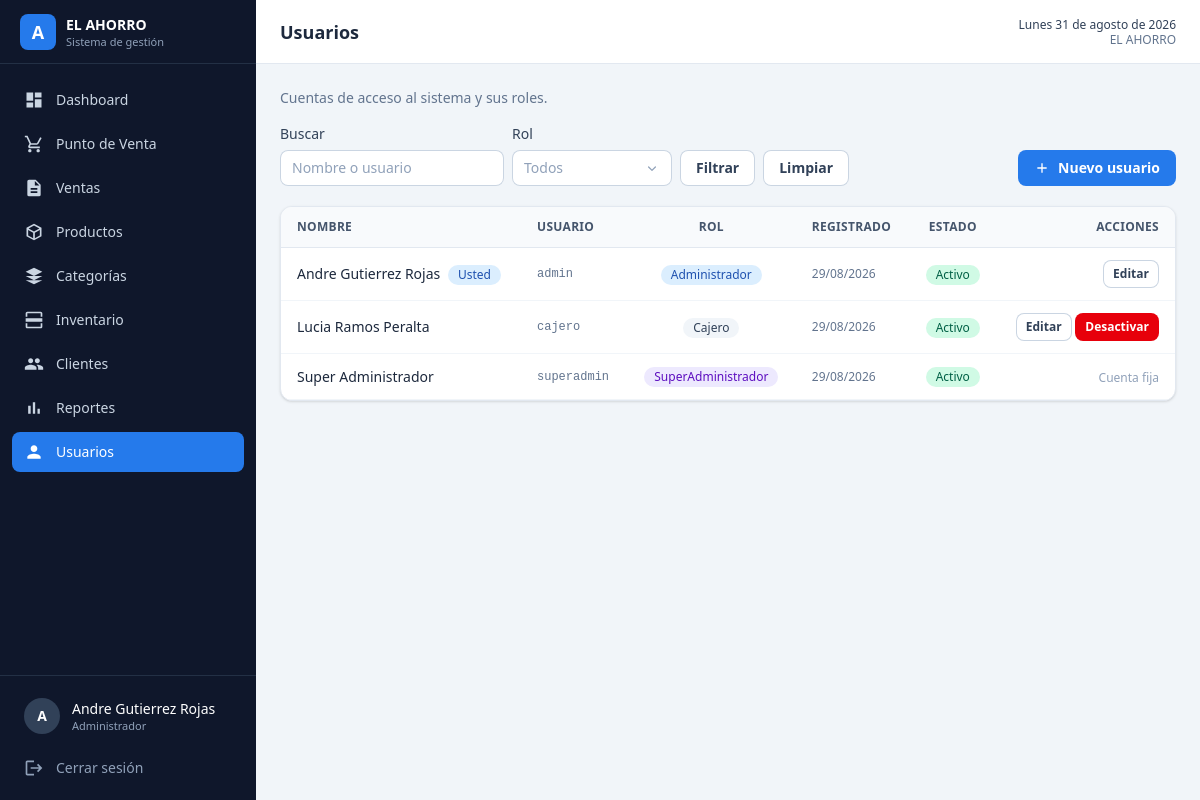
/pages/usuarios.php (signed in), run on the app's committed database.
### tables this page shows
CREATE TABLE usuarios (
    id_usuario         INT AUTO_INCREMENT PRIMARY KEY,
    nombre             VARCHAR(100)  NOT NULL,
    usuario            VARCHAR(50)   NOT NULL,
    password           VARCHAR(255)  NOT NULL,
    email              VARCHAR(100)  NULL,
    rol                ENUM('SuperAdministrador','Administrador','Cajero') NOT NULL DEFAULT 'Cajero',
    estado             TINYINT(1)    NOT NULL DEFAULT 1,
    reset_token_hash   VARCHAR(255)  NULL,
    reset_token_expira DATETIME      NULL,
    created_at         TIMESTAMP     NOT NULL DEFAULT CURRENT_TIMESTAMP,
    updated_at         TIMESTAMP     NULL DEFAULT NULL ON UPDATE CURRENT_TIMESTAMP,
    CONSTRAINT uq_usuarios_usuario UNIQUE (usuario)
);

### config.php (called while the page is built, shortened)
<?php
function e($valor)
{
    return htmlspecialchars((string) $valor, ENT_QUOTES, 'UTF-8');
}
function asset_url($rutaRelativa)
{
    $rutaAbsoluta = ROOT_PATH . '/' . ltrim($rutaRelativa, '/');
    $version      = file_exists($rutaAbsoluta) ? filemtime($rutaAbsoluta) : time();
    return BASE_URL . $rutaRelativa . '?v=' . $version;
}
function strftime_es($timestamp = null)
{
    $timestamp = $timestamp ?? time();
    $dias = [
        'Sunday' => 'domingo', 'Monday' => 'lunes', 'Tuesday' => 'martes',
        'Wednesday' => 'miércoles', 'Thursday' => 'jueves',
        'Friday' => 'viernes', 'Saturday' => 'sábado',
    ];
    $meses = [
        1 => 'enero', 2 => 'febrero', 3 => 'marzo', 4 => 'abril',
        5 => 'mayo', 6 => 'junio', 7 => 'julio', 8 => 'agosto',
        9 => 'setiembre', 10 => 'octubre', 11 => 'noviembre', 12 => 'diciembre',
    ];
    $dia = $dias[date('l', $timestamp)];
    $mes = $meses[(int) date('n', $timestamp)];
    return $dia . ' ' . date('j', $timestamp) . ' de ' . $mes . ' de ' . date('Y', $timestamp);
}
function fecha_corta($valor)
{
    return date('d/m/Y', strtotime($valor));
}

### database/Conexion.php (called while the page is built)
<?php
class Conexion
{
    private static $instancia = null;
    public static function conectar()
    {
        if (self::$instancia !== null) {
            return self::$instancia;
        }
        try {
            $host = $_ENV['DB_HOST'] ?? (getenv('DB_HOST') ?: 'localhost');
            $db   = $_ENV['DB_NAME'] ?? (getenv('DB_NAME') ?: 'minimarket');
            $user = $_ENV['DB_USER'] ?? (getenv('DB_USER') ?: 'root');
            $pass = $_ENV['DB_PASS'] ?? (getenv('DB_PASS') ?: '');
            $conexion = new PDO(
                'mysql:host=' . $host . ';dbname=' . $db . ';charset=utf8mb4',
                $user,
                $pass,
                [
                    PDO::ATTR_ERRMODE            => PDO::ERRMODE_EXCEPTION,
                    PDO::ATTR_DEFAULT_FETCH_MODE => PDO::FETCH_ASSOC,
                    PDO::ATTR_EMULATE_PREPARES   => false,
                ]
            );
            self::$instancia = $conexion;
            return $conexion;
        } catch (PDOException $e) {
            die('Error de conexión a la base de datos: ' . $e->getMessage());
        }
    }
}

### models/Configuracion.php (called while the page is built, shortened)
<?php
require_once __DIR__ . '/../database/Conexion.php';
class Configuracion
{
    private $conexion;
    public function __construct()
    {
        $this->conexion = Conexion::conectar();
    }
    public function todos()
    {
        $filas = $this->conexion->query("SELECT clave, valor FROM configuracion")->fetchAll();
        $valores = [];
        foreach ($filas as $fila) {
            $valores[$fila['clave']] = $fila['valor'];
        }
        return $valores;
    }
    public function obtener($clave, $porDefecto = '')
    {
        $valores = $this->todos();
        return $valores[$clave] ?? $porDefecto;
    }
}

### middleware/Auth.php (called while the page is built, shortened)
<?php
class Auth
{
    public static function id()
    {
        return $_SESSION['usuario']['id_usuario'] ?? null;
    }
    public static function rol()
    {
        return $_SESSION['usuario']['rol'] ?? null;
    }
    public static function nombre()
    {
        return $_SESSION['usuario']['nombre'] ?? '';
    }
    public static function esSuperAdministrador()
    {
        return self::rol() === 'SuperAdministrador';
    }
}

### controllers/UsuarioController.php (called while the page is built, shortened)
<?php
require_once __DIR__ . '/../models/Usuario.php';
class UsuarioController
{
    private $modelo;
    public function __construct()
    {
        $this->modelo = new Usuario();
    }
    public function listar($busqueda = '', $rol = '')
    {
        return $this->modelo->listar($busqueda, $rol);
    }
}

### models/Usuario.php (called while the page is built, shortened)
<?php
require_once __DIR__ . '/../database/Conexion.php';
class Usuario
{
    private $conexion;
    public function __construct()
    {
        $this->conexion = Conexion::conectar();
    }
    public function listar($busqueda = '', $rol = '')
    {
        $sql = "
            SELECT id_usuario, nombre, usuario, rol, estado, created_at
            FROM usuarios
            WHERE 1 = 1
        ";
        $parametros = [];
        $sql .= " ORDER BY nombre ASC";
        $stmt = $this->conexion->prepare($sql);
        $stmt->execute($parametros);
        return $stmt->fetchAll();
    }
}

### pages/usuarios.php (the view, shortened to what this page needs)
<?php
require_once __DIR__ . '/../config.php';
require_once __DIR__ . '/../middleware/Auth.php';
require_once __DIR__ . '/../controllers/UsuarioController.php';
$controlador = new UsuarioController();
$busqueda = trim($_GET['q'] ?? '');
$rol      = $_GET['rol'] ?? '';
$usuarios = $controlador->listar($busqueda, $rol);
$titulo = 'Usuarios';
$activo = 'usuarios';
require __DIR__ . '/../components/layout_inicio.php';
?>
<p class="mb-4 text-sm text-slate-500">Cuentas de acceso al sistema y sus roles.</p>
<div class="mb-5 flex flex-wrap items-end justify-between gap-3">
    <form method="GET" action="<?= BASE_URL ?>usuarios" class="flex flex-wrap items-end gap-2">
        <div>
            <label for="q" class="etiqueta">Buscar</label>
            <input type="search" id="q" name="q" value="<?= e($busqueda) ?>"
                class="campo w-56" placeholder="Nombre o usuario">
        </div>
        <div>
            <label for="rol" class="etiqueta">Rol</label>
        </div>
        <button type="submit" class="btn-secundario">Filtrar</button>
        <a href="<?= BASE_URL ?>usuarios" class="btn-secundario">Limpiar</a>
    </form>
    <button type="button" class="btn-primario" onclick="abrirModal()">
        <svg class="h-4 w-4" viewBox="0 0 24 24" fill="currentColor">
            <path d="M19 13h-6v6h-2v-6H5v-2h6V5h2v6h6v2z" />
        </svg>
        Nuevo usuario
    </button>
</div>
<div class="tarjeta overflow-hidden">
    <div class="overflow-x-auto">
        <table class="tabla">
            <thead>
                <tr>
                    <th>Nombre</th>
                    <th>Usuario</th>
                    <th class="text-center">Rol</th>
                    <th>Registrado</th>
                    <th class="text-center">Estado</th>
                    <th class="text-right">Acciones</th>
                </tr>
            </thead>
            <tbody>
                <?php foreach ($usuarios as $usuario): ?>
                    <tr>
                        <td class="font-medium text-slate-800">
                            <?= e($usuario['nombre']) ?>
                            <?php if ((int) $usuario['id_usuario'] === Auth::id()): ?>
                                <span class="badge-azul ml-1">Usted</span>
                            <?php endif; ?>
                        </td>
                        <td class="font-mono text-xs text-slate-500"><?= e($usuario['usuario']) ?></td>
                        <td class="text-center">
                            <?php
                            $claseRol = match ($usuario['rol']) {
                                'SuperAdministrador' => 'badge-morado',
                                'Administrador'       => 'badge-azul',
                                default               => 'badge-gris',
                            };
                            ?>
                            <span class="<?= $claseRol ?>">
                                <?= e($usuario['rol']) ?>
                            </span>
                        </td>
                        <td class="text-xs text-slate-500"><?= fecha_corta($usuario['created_at']) ?></td>
                        <td class="text-center">
                            <?php if ((int) $usuario['estado'] === 1): ?>
                                <span class="badge-verde">Activo</span>
                            <?php else: ?>
                                <span class="badge-gris">Inactivo</span>
                            <?php endif; ?>
                        </td>
                        <td class="text-right whitespace-nowrap">
                            <?php if ($usuario['rol'] === 'SuperAdministrador'): ?>
                                <span class="text-xs text-slate-400">Cuenta fija</span>
                            <?php elseif ($usuario['rol'] === 'Administrador' && !Auth::esSuperAdministrador() && (int) $usuario['id_usuario'] !== Auth::id()): ?>
                                <span class="text-xs text-slate-400">Solo el SuperAdministrador puede editarlo</span>
                            <?php else: ?>
                                <button type="button" class="btn-secundario btn-sm"
                                    onclick='editar(<?= json_encode($usuario, JSON_HEX_APOS | JSON_HEX_QUOT) ?>)'>
                                    Editar
                                </button>
                                <?php if ((int) $usuario['id_usuario'] !== Auth::id()): ?>
                                    <form method="POST" action="<?= BASE_URL ?>usuarios" class="inline">
                                        <button type="submit"
                                            class="<?= (int) $usuario['estado'] === 1 ? 'btn-peligro' : 'btn-exito' ?> btn-sm">
                                            <?= (int) $usuario['estado'] === 1 ? 'Desactivar' : 'Activar' ?>
                                        </button>
                                    </form>
                                <?php endif; ?>
                            <?php endif; ?>
                        </td>
                    </tr>
                <?php endforeach; ?>
            </tbody>
        </table>
    </div>
</div>
<?php require __DIR__ . '/../components/layout_fin.php'; ?>

### components/layout_inicio.php (shortened to what this page needs)
<?php
require_once __DIR__ . '/../models/Configuracion.php';
$titulo = $titulo ?? 'Minimarket';
$activo = $activo ?? '';
$__rolActual = Auth::rol();
$__nombreComercial = (new Configuracion())->obtener('nombre_comercial', 'EL AHORRO');
?>
<!DOCTYPE html>
<html lang="es">
<head>
    <link rel="stylesheet" href="<?= asset_url('assets/css/tailwind.css') ?>">
</head>
<body class="min-h-screen bg-slate-100 font-sans text-slate-800">
    <div class="flex min-h-screen">
        <aside id="sidebar"
            class="fixed inset-y-0 left-0 z-40 flex w-64 -translate-x-full flex-col bg-slate-900 transition-transform lg:translate-x-0 no-imprimir">
            <div class="flex h-16 items-center gap-2.5 border-b border-slate-700/60 px-5">
                <span class="flex h-9 w-9 items-center justify-center rounded-lg bg-marca-600 text-lg font-bold text-white">A</span>
                <div class="leading-tight">
                    <p class="text-sm font-semibold text-white"><?= e($__nombreComercial) ?></p>
                    <p class="text-[11px] text-slate-400">Sistema de gestión</p>
                </div>
            </div>
            <nav class="flex-1 space-y-1 overflow-y-auto px-3 py-4">
                <?php foreach (menu_items() as $item): ?>
                    <a href="<?= BASE_URL . $item['ruta'] ?>"
                        class="nav-item <?= $activo === $item['clave'] ? 'nav-item-activo' : '' ?>">
                        <svg class="h-5 w-5 shrink-0" viewBox="0 0 24 24" fill="currentColor" aria-hidden="true">
                            <?= $item['icono'] ?>
                        </svg>
                        <span><?= e($item['texto']) ?></span>
                    </a>
                <?php endforeach; ?>
            </nav>
            <div class="border-t border-slate-700/60 p-3">
                <div class="flex items-center gap-3 rounded-lg px-3 py-2.5">
                    <span class="flex h-9 w-9 shrink-0 items-center justify-center rounded-full bg-slate-700 text-sm font-semibold text-white">
                        <?= e(mb_strtoupper(mb_substr(Auth::nombre(), 0, 1))) ?>
                    </span>
                    <div class="min-w-0 leading-tight">
                        <p class="truncate text-sm font-medium text-white"><?= e(Auth::nombre()) ?></p>
                        <p class="text-[11px] text-slate-400"><?= e($__rolActual) ?></p>
                    </div>
                </div>
                <a href="<?= BASE_URL ?>logout"
                    class="nav-item mt-1 text-slate-400 hover:text-white">
                    <svg class="h-5 w-5 shrink-0" viewBox="0 0 24 24" fill="currentColor">
                        <path d="M17 7l-1.41 1.41L18.17 11H8v2h10.17l-2.58 2.59L17 17l5-5-5-5zM4 5h8V3H4c-1.1 0-2 .9-2 2v14c0 1.1.9 2 2 2h8v-2H4V5z" />
                    </svg>
                    <span>Cerrar sesión</span>
                </a>
            </div>
        </aside>
        <div class="flex min-w-0 flex-1 flex-col lg:ml-64">
            <header class="sticky top-0 z-20 flex h-16 items-center gap-4 border-b border-slate-200 bg-white px-4 sm:px-6 no-imprimir">
                <h1 class="min-w-0 flex-1 truncate text-lg font-semibold text-slate-800">
                    <?= e($titulo) ?>
                </h1>
                <div class="hidden text-right text-xs leading-tight text-slate-500 sm:block">
                    <p class="font-medium text-slate-700"><?= e(ucfirst(strftime_es())) ?></p>
                    <p><?= e($__nombreComercial) ?></p>
                </div>
            </header>
            <main class="flex-1 p-4 sm:p-6">

### components/layout_fin.php (shortened to what this page needs)
            </main>
        </div>
    </div>
</body>
</html>

### data on the page
usuarios: nombre "Andre Gutierrez Rojas", shows "Usted", usuario "admin", rol "Administrador", created_at "29/08/2026", estado "Activo"
usuarios: nombre "Lucia Ramos Peralta", usuario "cajero", rol "Cajero", created_at "29/08/2026", estado "Activo"
usuarios: nombre "Super Administrador", usuario "superadmin", rol "SuperAdministrador", created_at "29/08/2026", estado "Activo", shows "Cuenta fija"

### other printed values
$__nombreComercial "EL AHORRO"
$item['texto'] "Dashboard"
$item['texto'] "Punto de Venta"
$item['texto'] "Ventas"
$item['texto'] "Productos"
$item['texto'] "Categorías"
$item['texto'] "Inventario"
$item['texto'] "Clientes"
$item['texto'] "Reportes"
$item['texto'] "Usuarios"
mb_strtoupper(mb_substr(Auth::nombre(), 0, 1)) "A"
Auth::nombre() "Andre Gutierrez Rojas"
$__rolActual "Administrador"
$titulo "Usuarios"
strftime_es() "Lunes 31 de agosto de 2026"
